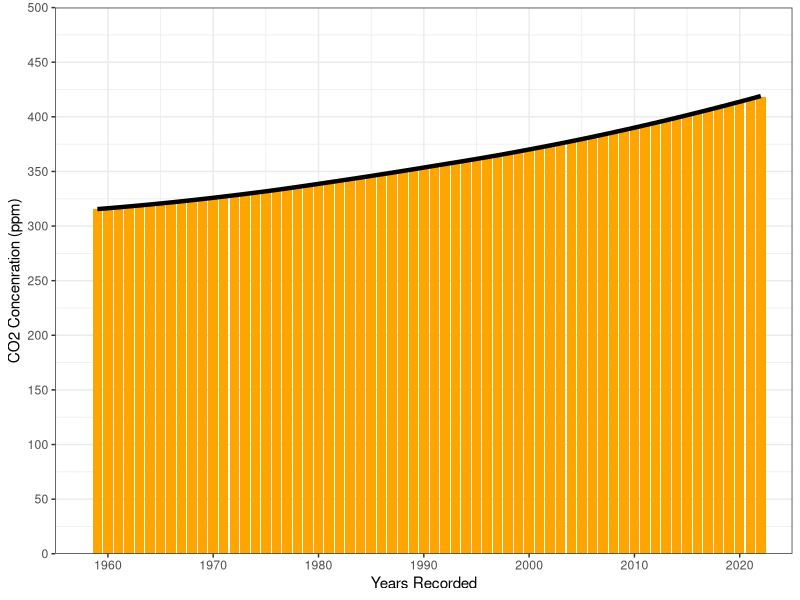
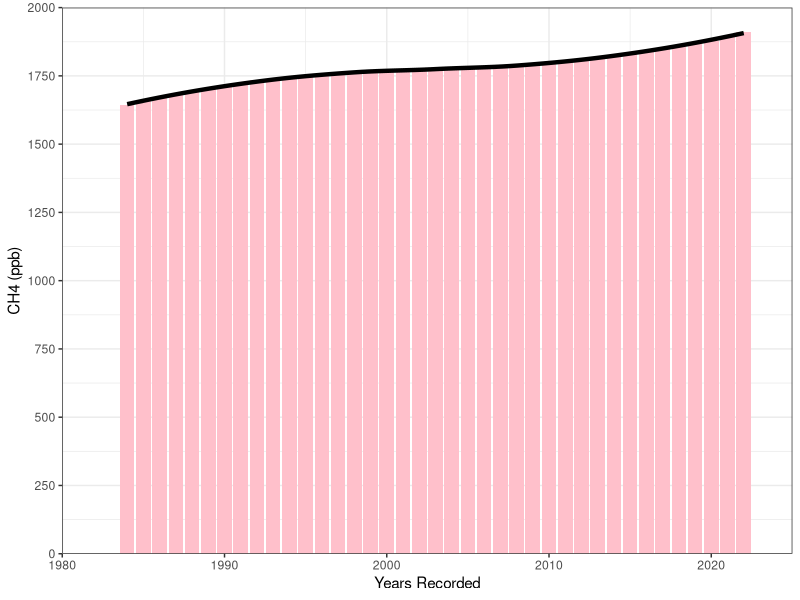
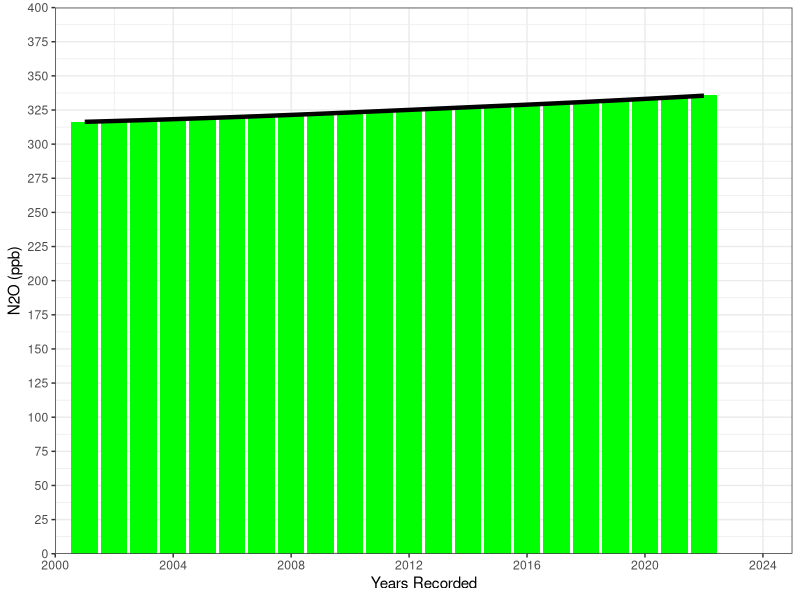
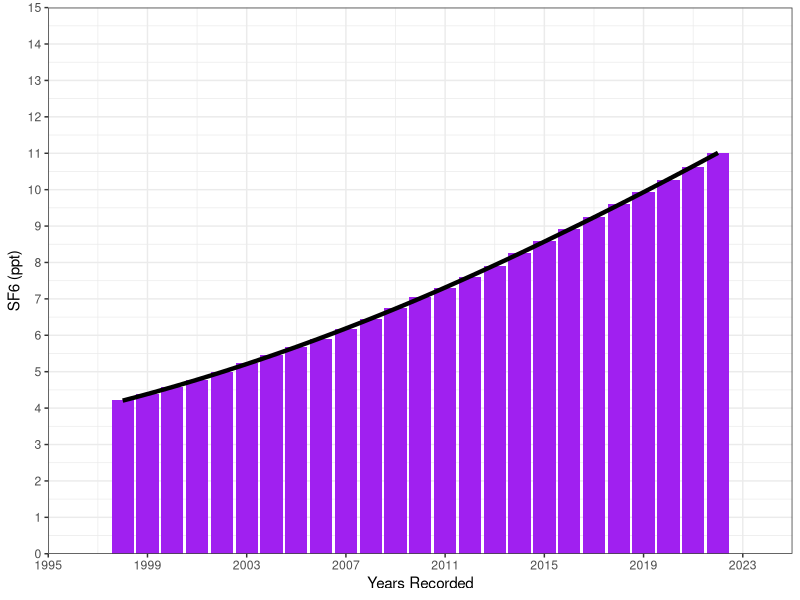
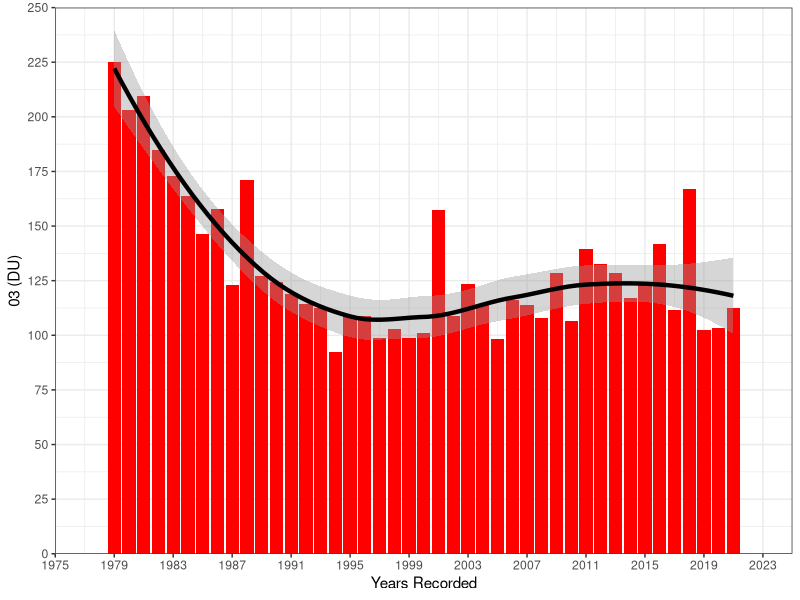
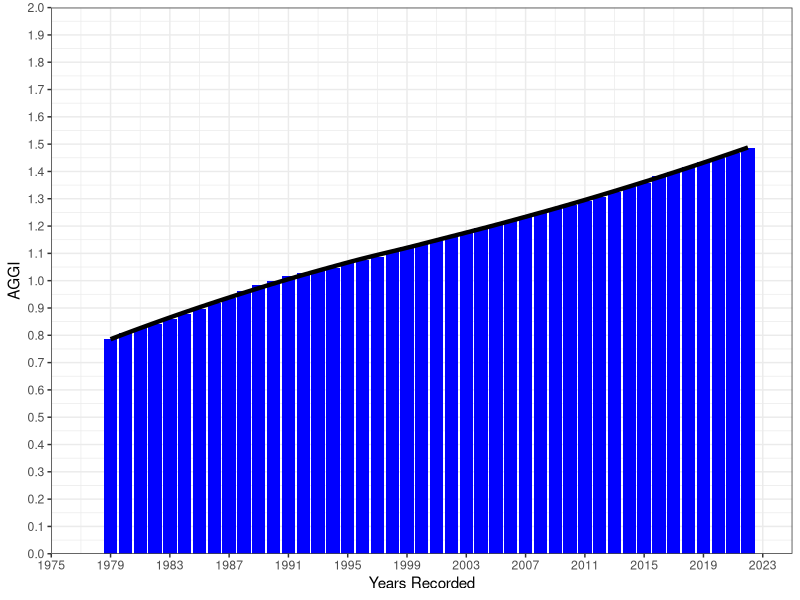

Source code (R) for these figures, in order:
## ---- chunk 1
install.packages("dplyr")
install.packages("ggplot2")
## ---- chunk 2
library("dplyr")
library("ggplot2")
## ---- chunk 3
AnnGHG <- read.csv("AnnualAverages_GHG.csv")
dim(AnnGHG)

# grouping CO2_ppm and creating chart

str(AnnGHG)

AnnGHG%>%
  group_by(year)%>%
  select("CO2_ppm")
  
ggplot(AnnGHG, aes(x=year, y=CO2_ppm))+
  geom_bar(stat="identity", fill="orange", width=0.9)+
  stat_smooth(color="black",linewidth=1.5)+
  theme_bw()+
  xlab("Years Recorded")+
  ylab("CO2 Concenration (ppm)")+
  scale_x_continuous(expand=c(0,0), limits=c(1955,2025), breaks=c(seq(1960,2025,10)))+
  scale_y_continuous(expand=c(0,0), limits=c(0,500), breaks=c(seq(0,500,50)))

  
ggplot(AnnGHG, aes(x=year, y=CH4_ppb))+
  geom_bar(stat="identity", fill="pink", width=0.9)+
  stat_smooth(color="black", linewidth=1.5)+
  theme_bw()+
  xlab("Years Recorded")+
  ylab("CH4 (ppb)")+
  scale_x_continuous(expand=c(0,0), limits=c(1980,2025), breaks=c(seq(1980, 2025, 10)))+
  scale_y_continuous(expand=c(0,0), limits=c(0 ,2000), breaks=c(seq(0,2000,250)))

ggplot(AnnGHG, aes(x=year, y=N20_ppb))+
  geom_bar(stat="identity", fill="green", width=0.9)+
  stat_smooth(color="black", linewidth=1.5)+
  theme_bw()+
  xlab("Years Recorded")+
  ylab("N2O (ppb)")+
  scale_x_continuous(expand=c(0,0), limits=c(2000,2025), breaks=c(seq(2000, 2025, 4)))+
  scale_y_continuous(expand=c(0,0), limits=c(0,400), breaks=c(seq(0,400,25)))
  

ggplot(AnnGHG, aes(x=year, y=SF6_ppt))+
  geom_bar(stat="identity", fill="purple", width=0.9)+
  stat_smooth(color="black", linewidth=1.5)+
  theme_bw()+
  xlab("Years Recorded")+
  ylab("SF6 (ppt)")+
  scale_x_continuous(expand=c(0,0), limits=c(1995,2025), breaks=c(seq(1995, 2025, 4)))+
  scale_y_continuous(expand=c(0,0), limits=c(0,15), breaks=c(seq(0,15,1)))

ggplot(AnnGHG, aes(x=year, y=O3_DU))+
  geom_bar(stat="identity", fill="red", width=0.9)+
  stat_smooth(color="black", linewidth=1.5)+
  theme_bw()+
  xlab("Years Recorded")+
  ylab("03 (DU)")+
  scale_x_continuous(expand=c(0,0), limits=c(1975,2025), breaks=c(seq(1975, 2025, 4)))+
  scale_y_continuous(expand=c(0,0), limits=c(0, 250), breaks=c(seq(0,250, 25)))

ggplot(AnnGHG, aes(x=year, y=AGGI))+
  geom_bar(stat="identity", fill="blue", width=0.9)+
  stat_smooth(color="black", linewidth=1.5)+
  theme_bw()+
  xlab("Years Recorded")+
  ylab("AGGI")+
  scale_x_continuous(expand=c(0,0), limits=c(1975,2025), breaks=c(seq(1975, 2025, 4)))+
  scale_y_continuous(expand=c(0,0), limits=c(0,2), breaks=c(seq(0,2,0.1)))
